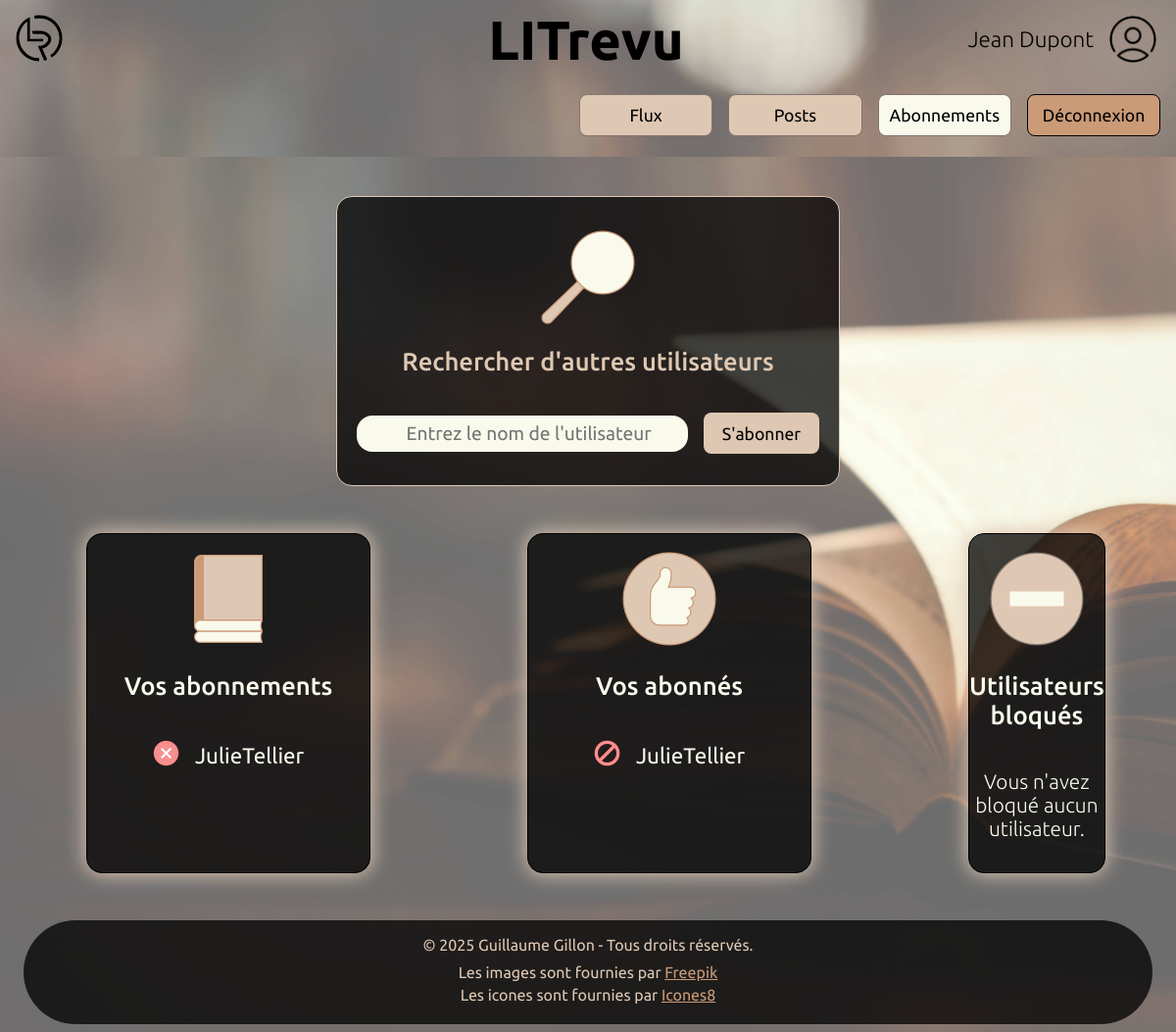
The app's page /subscriptions/ (signed in) with its own data.
### UserAccounts/models.py (models this page shows)
class NewUser(AbstractUser):
    subscriptions = models.ManyToManyField(
        "self", symmetrical=False, related_name="subscribers", blank=True
    )
    locked_users = models.JSONField(default=list, blank=True)

### UserProfile/views.py (the view, shortened to what this page needs)
# urls.py: path("subscriptions/", ProfileViews.subscriptions, name="subscriptions"),
@login_required
def subscriptions(request):
    user_error = ""
    searching_form = SearchingForm(request.POST or None)
    if request.POST.get("delete-subscription"):
        id_user = request.POST.get("delete-subscription")
        user_to_unsubscribe = User.objects.get(id=id_user)
        request.user.subscriptions.remove(user_to_unsubscribe)
    if request.POST.get("unlock-subscriber"):
        username_to_unlock = request.POST.get("unlock-subscriber")
        user_to_unlock = User.objects.get(username=username_to_unlock)
        actual_user = User.objects.get(username=request.user)
        if user_to_unlock.username in actual_user.locked_users:
            actual_user.locked_users.remove(user_to_unlock.username)
            actual_user.save()
            return redirect(reverse("subscriptions"))
    else:
        if searching_form.errors:
            user_error = "Merci d'entrer un nom d'utilisateur."
    return render(
        request,
        "UserProfile/subscriptions.html",
        {
            "searching_form": searching_form,
            "user_error": user_error,
        },
    )

### UserProfile/forms.py
class SearchingForm(forms.Form):
    username = forms.CharField(
        max_length=30,
        widget=forms.TextInput(
            attrs={
                "placeholder": "Entrez le nom de l'utilisateur",
                "class": "userprofile-text-field",
                "aria-label": "Nom d'utilisateur",
            }
        ),
    )

### UserProfile/templates/UserProfile/subscriptions.html (shortened to what this page needs)
{% extends "base.html" %}
{% load static %}
{% block content %}
    <div class="userprofile-contener">
        <div class="form-contener width40">
            <img src="{% static 'UserProfile/images/find.png' %}" alt="Loupe">
            <h2>Rechercher d'autres utilisateurs</h2>
            <form class="subs-form" action="" method="post" novalidate>
                {{ searching_form.username }}
                <button class="button" type="submit">S'abonner</button>
            </form>
        </div>
        <div class="userprofile-suscription-subscribers-contener">
            <div class="userprofile-subs-contener">
                <img src="{% static 'UserProfile/images/subscriptions.png' %}" alt="Livres empilés">
                <h2>Vos abonnements</h2>
                <div>
                    {% if user.subscriptions.all %}
                        {% for subscription in user.subscriptions.all %}
                            <div class="userprofile-subs-users">
                                <button class="userprofile-image-button">
                                    <img class="userprofile-unsubscribe-button"
                                    src="{% static 'UserProfile/images/unsubscribe.png' %}"
                                    alt="Annuler l'abonnement"
                                    data-title="Annuler l'abonnement"
                                    data-subscriptionid="{{ subscription.id }}"
                                    data-image="{% static 'images/exclamation3.png' %}"
                                    data-message="Souhaitez-vous annuler l'abonnement à {{ subscription.username }} ?"
                                    onclick="open_modal_window(this.dataset.title, this.dataset.subscriptionid, this.dataset.image, this.dataset.message)">
                                </button>
                                <p>{{ subscription.username }}</p>
                            </div>
                        {% endfor %}
                    {% else %}
                        <p class="userprofile-no-subs">Vous n'avez aucun abonnement.</p>
                    {% endif %}
                </div>
            </div>
            <div class="userprofile-subs-contener">
                <img src="{% static 'UserProfile/images/subscribers.png' %}" alt="Pouce levé">
                <h2>Vos abonnés</h2>
                {% if user.subscribers.all %}
                    {% for subscriber in user.subscribers.all %}
                        <div class="userprofile-subs-users">
                            <button class="userprofile-image-button">
                                <img class="userprofile-unsubscribe-button"
                                src="{% static 'UserProfile/images/lock-user.png' %}"
                                alt="Bloquer l'utilisateur"
                                data-title="Bloquer l'utilisateur"
                                data-subscriberid="{{ subscriber.id }}"
                                data-image="{% static 'images/exclamation3.png' %}"
                                data-message="Souhaitez-vous bloquer {{ subscriber.username }} ?"
                                onclick="open_modal_window(this.dataset.title, this.dataset.subscriberid, this.dataset.image, this.dataset.message)">
                            </button>
                            <p>{{ subscriber.username }}</p>
                        </div>
                    {% endfor %}
                {% else %}
                    <p class="userprofile-no-subs">Vous n'avez pas encore d'abonné.</p>
                {% endif %}
            </div>
            <div class="userprofile-subs-contener">
                <img src="{% static 'UserProfile/images/locked-users.png' %}" alt="Panneau interdit">
                <h2>Utilisateurs bloqués</h2>
                {% if user.locked_users %}
                    {% for locked_user in user.locked_users %}
                        <div class="userprofile-subs-users">
                            <button class="userprofile-image-button">
                                <img class="userprofile-unlock-button"
                                src="{% static 'UserProfile/images/unlock-user.png' %}"
                                alt="Débloquer l'utilisateur"
                                data-title="Débloquer l'utilisateur"
                                data-username="{{ locked_user }}"
                                data-image="{% static 'images/question3.png' %}"
                                data-message="Souhaitez-vous débloquer {{ locked_user }} ?"
                                onclick="open_modal_window(this.dataset.title, this.dataset.username, this.dataset.image, this.dataset.message)">
                            </button>
                            <p>{{ locked_user }}</p>
                        </div>
                    {% endfor %}
                {% else %}
                    <p class="userprofile-no-subs">Vous n'avez bloqué aucun utilisateur.</p>
                {% endif %}
            </div>
        </div>
    </div>
{% endblock %}

### templates/base.html (shortened to what this page needs)
<!DOCTYPE html>
{% load static %}
<html lang="fr">
    <head>
    </head>
    <link rel="stylesheet" href="{% static 'css/styles.css' %}"/>
    <link rel="stylesheet" href="{% static 'UserAccounts/UserAccounts-styles.css' %}"/>
    <link rel="stylesheet" href="{% static 'UserProfile/UserProfile-styles.css' %}"/>
    <body>
        {% if user.is_authenticated %}
            <div class="fixed-elements">
        {% else %}
            <div class="fixed-elements height5">
        {% endif %}
        <header>
            <div class="contener-logo">
                <img class="img-logo" src="{% static 'images/logo.png' %}" alt="Logo LITrevu">
            </div>
            <h1 class="title">LITrevu</h1>
            <div class="base-user-area">
                <div class="user-account">
                    {% if user.is_authenticated %}
                        <p class="base-username">{{ user.first_name }} {{ user.last_name }}</p>
                        <img class="base-logo-user"
                        src="{% static 'UserAccounts/images/user-black.png' %}"
                        alt="Image Utilisateur">
                    {% endif %}
                </div>
            </div>
        </header>
        {% if user.is_authenticated %}
            <div class="base-nav-contener">
                <nav class="base-nav">
                    {% if request.resolver_match.url_name == "flux" %}
                        <a class="button base-button base-selected-button" href="{% url 'flux' %}">Flux</a>
                    {% else %}
                        <a class="button base-button" href="{% url 'flux' %}">Flux</a>
                    {% endif %}
                    {% if request.resolver_match.url_name == "posts" %}
                        <a class="button base-button base-selected-button" href="{% url 'posts' %}">Posts</a>
                    {% else %}
                        <a class="button base-button" href="{% url 'posts' %}">Posts</a>
                    {% endif %}
                    {% if request.resolver_match.url_name == "subscriptions" %}
                        <a class="button base-button base-selected-button" href="{% url 'subscriptions' %}">Abonnements</a>
                    {% else %}
                        <a class="button base-button" href="{% url 'subscriptions' %}">Abonnements</a>
                    {% endif %}
                    <button id="logout-button"
                        class="button base-button base-logout"
                        data-title="Déconnexion"
                        data-logouturl="{% url 'logout' %}"
                        data-image="{% static 'images/logout.png' %}"
                        data-message="Souhaitez-vous fermer la session en cours ?"
                        onclick="open_modal_window(this.dataset.title, this.dataset.logouturl, this.dataset.image, this.dataset.message)">Déconnexion</button>
                </nav>
            </div>
        {% endif %}
    </div>
        <main>
            {% block content %}{% endblock content %}
        </main>
        <footer>
            <p class="copyright">&copy; 2025 Guillaume Gillon - Tous droits réservés.</p>
            <p>Les images sont fournies par <a href="https://fr.freepik.com/">Freepik</a></p>
            <p>Les icones sont fournies par <a href="https://icones8.fr/">Icones8</a></p>
        </footer>
    </body>
</html>

### static/css/styles.css (style rules this page uses)
body { display: flex; flex-direction: column; background-image: url("../images/wallpaper.jpg"); background-size: cover; background-repeat: no-repeat; background-attachment: fixed; font-family: "ubuntu"; min-height: 98vh; }
header { display: flex; align-items: center; justify-content: space-between; margin-top: 0; padding-top: 0; padding-left: 1rem; padding-right: 1rem; position: fixed; top: 0; left: 0; width: 97vw; height: 5rem; z-index: 10; }
h2 { font-size: 1.6rem; font-weight: 500; }
main { flex: 1; margin-top: 12rem; }
.contener-logo { width: 33%; }
.img-logo { max-height: 3rem; max-width: 3rem; border-radius: 3rem; }
.title { font-size: 3.5rem; }
.user-account { display: flex; align-items: center; justify-content: flex-end; gap: 1rem; width: 40rem; }
.base-username { font-size: 1.4rem; font-weight: 300; }
.base-logo-user { max-width: 3rem; max-height: 3rem; position: relative; border-radius: 3rem; }
.base-user-area { display:flex; flex-direction: column; align-items: flex-end; width: 33%; }
.base-nav-contener { display: flex; flex-direction: row; justify-content: flex-end; padding-right: 1rem; position: fixed; top: 6rem; right: 0; width: 98vw; z-index: 10; }
.fixed-elements { position: fixed; top: 0; right: 0; width: 100%; height: 10rem; z-index: 10; background-image: url("../images/wallpaper.jpg"); background-size: cover; }
.base-nav { display: flex; flex-direction: row; align-items: center; justify-content: center; gap: 1rem; padding: 0; margin: 0; }
.button { background-color: #dfc8b3; padding-top: 0.7rem; padding-bottom: 0.7rem; padding-left: 1.2rem; padding-right: 1.2rem; text-align: center; border: none; border-radius: 0.5rem; font-weight: bold; text-decoration: none; color: black; font-family: "ubuntu"; font-weight: 400; font-size: 1.1rem; }
.base-button { display: flex; align-items: center; justify-content: center; border: solid 1px; border-color: #83746f; width: 6rem; text-align: center; }
.base-selected-button { background-color: #f9faec; pointer-events : none; }
.base-logout { min-width: 8.5rem; background-color: #cb9a77; border-color: black; }
input { height: 2rem; width: 17rem; border-radius: 1rem; border: none; padding-left: 1rem; font-size: 1rem; font-family: "ubuntu"; }
.form-contener { display: flex; flex-direction: column; justify-content: center; align-items: center; border: solid 1px; border-radius: 1rem; background-color: rgba(0, 0, 0, 0.75); color: #dfc8b3; width: 30rem; padding: 1rem; padding-top: 2rem; padding-bottom: 2rem; margin-bottom: 3rem; margin-top: 0; font-size: 1.2rem; }
.form-contener h2 { padding-bottom: 1rem; }
footer { display: flex; flex-direction: column; align-items: center; justify-content: center; margin: 1rem; margin-bottom: 0; padding-top: 1rem; padding-bottom: 1rem; background-color: rgba(0, 0, 0, 0.75); color: #dfc8b3; border-radius: 5rem; }
footer p { padding: 0; padding-bottom: 0.3rem; margin: 0; }
footer a { color: #cb9a77; }
.copyright { padding-bottom: 0.6rem; }

### UserProfile/static/UserProfile/UserProfile-styles.css (style rules this page uses)
.userprofile-contener { display: flex; flex-direction: column; align-items: center; }
.userprofile-suscription-subscribers-contener { display: flex; justify-content: space-between; width: 100%; }
.subs-form { display: flex; flex-direction: row; align-items: center; justify-content: center; gap: 1rem; font-size: 1.4rem; }
.subs-form input { width: 20rem; height: 2.2rem; font-size: 1.2rem; text-align: center; background-color: #f9faec; }
.userprofile-subs-contener { display: flex; flex-direction: column; align-items: center; justify-content: flex-start; margin-left: 5rem; margin-right: 5rem; margin-bottom: 2rem; padding-top: 1rem; padding-bottom: 2rem; width: 30rem; gap: 0.5rem; font-size: 1.5rem; border: solid 1px black; border-radius: 1rem; background-color: rgba(0, 0, 0, 0.75); color: #f9faec; box-shadow: 0 0 20px 1px #dfc8b3; }
.userprofile-subs-contener h2 { margin-top: 1rem; margin-bottom: 2rem; text-align: center; }
.userprofile-subs-contener p { text-align: center; max-width: 95%; margin-top: 0.1rem; margin-bottom: 0; }
.userprofile-subs-users { display: flex; flex-direction: row; align-items: center; justify-content: center; width: 18rem; gap: 1rem; font-size: 1.4rem; }
.userprofile-unsubscribe-button { height: 1.7rem; width: 1.7rem; border-radius: 2rem; border: none; cursor: pointer; }
.userprofile-no-subs { min-width: 100%; font-size: 1.3rem; font-weight: 100; }
.userprofile-image-button { border: none; background: none; padding: 0; }

### records on screen
NewUser: first_name "Jean", last_name "Dupont"
NewUser: username "JulieTellier"
